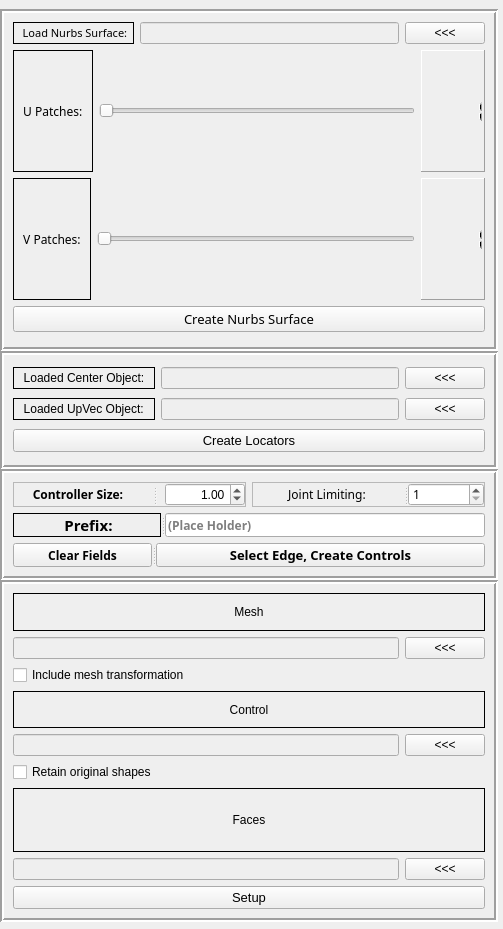
<?xml version="1.0" encoding="UTF-8"?>
<ui version="4.0">
 <class>Form</class>
 <widget class="QWidget" name="Form">
  <property name="geometry">
   <rect>
    <x>0</x>
    <y>0</y>
    <width>503</width>
    <height>929</height>
   </rect>
  </property>
  <property name="windowTitle">
   <string>Form</string>
  </property>
  <widget class="QFrame" name="nurbsFrameLayout">
   <property name="enabled">
    <bool>true</bool>
   </property>
   <property name="geometry">
    <rect>
     <x>0</x>
     <y>9</y>
     <width>498</width>
     <height>342</height>
    </rect>
   </property>
   <property name="sizePolicy">
    <sizepolicy hsizetype="Expanding" vsizetype="MinimumExpanding">
     <horstretch>0</horstretch>
     <verstretch>0</verstretch>
    </sizepolicy>
   </property>
   <property name="frameShape">
    <enum>QFrame::Box</enum>
   </property>
   <property name="frameShadow">
    <enum>QFrame::Sunken</enum>
   </property>
   <property name="lineWidth">
    <number>2</number>
   </property>
   <property name="midLineWidth">
    <number>0</number>
   </property>
   <layout class="QGridLayout" name="gridLayout_2">
    <item row="0" column="0">
     <layout class="QVBoxLayout" name="verticalLayout">
      <item>
       <layout class="QHBoxLayout" name="horizontalLayout_3">
        <item>
         <widget class="QLabel" name="label_2">
          <property name="font">
           <font>
            <family>Arial Black</family>
            <pointsize>8</pointsize>
            <weight>50</weight>
            <bold>false</bold>
           </font>
          </property>
          <property name="autoFillBackground">
           <bool>false</bool>
          </property>
          <property name="frameShape">
           <enum>QFrame::Box</enum>
          </property>
          <property name="text">
           <string>  Load Nurbs Surface: </string>
          </property>
         </widget>
        </item>
        <item>
         <widget class="QLineEdit" name="nurbsSurface_le">
          <property name="enabled">
           <bool>false</bool>
          </property>
         </widget>
        </item>
        <item>
         <widget class="QPushButton" name="nurbsSurface_btm">
          <property name="toolTip">
           <string>Select a nurbs surface to load in</string>
          </property>
          <property name="text">
           <string>&lt;&lt;&lt;</string>
          </property>
         </widget>
        </item>
       </layout>
      </item>
      <item>
       <layout class="QHBoxLayout" name="horizontalLayout">
        <item>
         <widget class="QLabel" name="label">
          <property name="font">
           <font>
            <family>Arial Black</family>
           </font>
          </property>
          <property name="frameShape">
           <enum>QFrame::Box</enum>
          </property>
          <property name="text">
           <string>  U Patches:  </string>
          </property>
         </widget>
        </item>
        <item>
         <widget class="QSlider" name="uPatch_hs">
          <property name="minimum">
           <number>1</number>
          </property>
          <property name="maximum">
           <number>20</number>
          </property>
          <property name="orientation">
           <enum>Qt::Horizontal</enum>
          </property>
          <property name="invertedAppearance">
           <bool>false</bool>
          </property>
          <property name="invertedControls">
           <bool>false</bool>
          </property>
         </widget>
        </item>
        <item>
         <widget class="QLCDNumber" name="uPatch_lcd">
          <property name="sizePolicy">
           <sizepolicy hsizetype="Preferred" vsizetype="Preferred">
            <horstretch>0</horstretch>
            <verstretch>0</verstretch>
           </sizepolicy>
          </property>
          <property name="font">
           <font>
            <family>Arial Black</family>
            <weight>75</weight>
            <bold>true</bold>
           </font>
          </property>
          <property name="frameShape">
           <enum>QFrame::Panel</enum>
          </property>
          <property name="frameShadow">
           <enum>QFrame::Raised</enum>
          </property>
          <property name="lineWidth">
           <number>1</number>
          </property>
          <property name="smallDecimalPoint">
           <bool>false</bool>
          </property>
          <property name="mode">
           <enum>QLCDNumber::Dec</enum>
          </property>
          <property name="segmentStyle">
           <enum>QLCDNumber::Filled</enum>
          </property>
          <property name="intValue" stdset="0">
           <number>1</number>
          </property>
         </widget>
        </item>
       </layout>
      </item>
      <item>
       <layout class="QHBoxLayout" name="horizontalLayout_2">
        <item>
         <widget class="QLabel" name="label_3">
          <property name="font">
           <font>
            <family>Arial Black</family>
            <weight>50</weight>
            <bold>false</bold>
           </font>
          </property>
          <property name="frameShape">
           <enum>QFrame::Box</enum>
          </property>
          <property name="text">
           <string>  V Patches:  </string>
          </property>
         </widget>
        </item>
        <item>
         <widget class="QSlider" name="vPatch_hs">
          <property name="minimum">
           <number>1</number>
          </property>
          <property name="maximum">
           <number>20</number>
          </property>
          <property name="orientation">
           <enum>Qt::Horizontal</enum>
          </property>
         </widget>
        </item>
        <item>
         <widget class="QLCDNumber" name="vPatch_lcd">
          <property name="sizePolicy">
           <sizepolicy hsizetype="Preferred" vsizetype="Preferred">
            <horstretch>0</horstretch>
            <verstretch>0</verstretch>
           </sizepolicy>
          </property>
          <property name="font">
           <font>
            <family>Arial Black</family>
            <weight>75</weight>
            <bold>true</bold>
           </font>
          </property>
          <property name="layoutDirection">
           <enum>Qt::LeftToRight</enum>
          </property>
          <property name="autoFillBackground">
           <bool>false</bool>
          </property>
          <property name="frameShape">
           <enum>QFrame::Panel</enum>
          </property>
          <property name="frameShadow">
           <enum>QFrame::Raised</enum>
          </property>
          <property name="lineWidth">
           <number>1</number>
          </property>
          <property name="intValue" stdset="0">
           <number>1</number>
          </property>
         </widget>
        </item>
       </layout>
      </item>
     </layout>
    </item>
    <item row="2" column="0">
     <widget class="QSplitter" name="splitter">
      <property name="sizePolicy">
       <sizepolicy hsizetype="Expanding" vsizetype="Fixed">
        <horstretch>0</horstretch>
        <verstretch>30</verstretch>
       </sizepolicy>
      </property>
      <property name="frameShape">
       <enum>QFrame::Box</enum>
      </property>
      <property name="lineWidth">
       <number>1</number>
      </property>
      <property name="orientation">
       <enum>Qt::Horizontal</enum>
      </property>
      <property name="opaqueResize">
       <bool>true</bool>
      </property>
      <property name="handleWidth">
       <number>5</number>
      </property>
     </widget>
    </item>
    <item row="1" column="0">
     <widget class="QPushButton" name="createNurbsSurface_btm">
      <property name="sizePolicy">
       <sizepolicy hsizetype="Expanding" vsizetype="Fixed">
        <horstretch>30</horstretch>
        <verstretch>20</verstretch>
       </sizepolicy>
      </property>
      <property name="sizeIncrement">
       <size>
        <width>0</width>
        <height>0</height>
       </size>
      </property>
      <property name="baseSize">
       <size>
        <width>0</width>
        <height>0</height>
       </size>
      </property>
      <property name="font">
       <font>
        <family>Arial Black</family>
        <pointsize>10</pointsize>
       </font>
      </property>
      <property name="text">
       <string>Create Nurbs Surface</string>
      </property>
      <property name="checkable">
       <bool>false</bool>
      </property>
     </widget>
    </item>
   </layout>
  </widget>
  <widget class="QFrame" name="miscFrameLayout">
   <property name="geometry">
    <rect>
     <x>0</x>
     <y>469</y>
     <width>498</width>
     <height>111</height>
    </rect>
   </property>
   <property name="sizePolicy">
    <sizepolicy hsizetype="Preferred" vsizetype="Maximum">
     <horstretch>0</horstretch>
     <verstretch>20</verstretch>
    </sizepolicy>
   </property>
   <property name="frameShape">
    <enum>QFrame::Box</enum>
   </property>
   <property name="frameShadow">
    <enum>QFrame::Sunken</enum>
   </property>
   <property name="lineWidth">
    <number>2</number>
   </property>
   <layout class="QGridLayout" name="gridLayout_4">
    <item row="0" column="0">
     <widget class="QSplitter" name="splitter_2">
      <property name="frameShape">
       <enum>QFrame::StyledPanel</enum>
      </property>
      <property name="frameShadow">
       <enum>QFrame::Sunken</enum>
      </property>
      <property name="orientation">
       <enum>Qt::Horizontal</enum>
      </property>
      <property name="handleWidth">
       <number>20</number>
      </property>
      <widget class="QLabel" name="label_6">
       <property name="font">
        <font>
         <family>Arial Black</family>
        </font>
       </property>
       <property name="text">
        <string>&lt;html&gt;&lt;head/&gt;&lt;body&gt;&lt;p align=&quot;center&quot;&gt;&lt;span style=&quot; font-weight:600;&quot;&gt;Controller Size: &lt;/span&gt;&lt;/p&gt;&lt;/body&gt;&lt;/html&gt;</string>
       </property>
      </widget>
      <widget class="QDoubleSpinBox" name="ctrlSize_dpb">
       <property name="autoFillBackground">
        <bool>false</bool>
       </property>
       <property name="alignment">
        <set>Qt::AlignRight|Qt::AlignTrailing|Qt::AlignVCenter</set>
       </property>
       <property name="readOnly">
        <bool>false</bool>
       </property>
       <property name="value">
        <double>1.000000000000000</double>
       </property>
      </widget>
     </widget>
    </item>
    <item row="0" column="1">
     <widget class="QSplitter" name="splitter_3">
      <property name="font">
       <font>
        <family>Museo Sans 100</family>
       </font>
      </property>
      <property name="frameShape">
       <enum>QFrame::StyledPanel</enum>
      </property>
      <property name="frameShadow">
       <enum>QFrame::Sunken</enum>
      </property>
      <property name="orientation">
       <enum>Qt::Horizontal</enum>
      </property>
      <widget class="QLabel" name="label_7">
       <property name="font">
        <font>
         <family>Arial Black</family>
        </font>
       </property>
       <property name="text">
        <string>&lt;html&gt;&lt;head/&gt;&lt;body&gt;&lt;p align=&quot;center&quot;&gt;  Joint Limiting:  &lt;/p&gt;&lt;/body&gt;&lt;/html&gt;</string>
       </property>
      </widget>
      <widget class="QSpinBox" name="jointLimiting_sb">
       <property name="minimum">
        <number>1</number>
       </property>
       <property name="maximum">
        <number>10</number>
       </property>
      </widget>
     </widget>
    </item>
    <item row="1" column="0" colspan="2">
     <widget class="QSplitter" name="splitter_4">
      <property name="orientation">
       <enum>Qt::Horizontal</enum>
      </property>
      <widget class="QLabel" name="label_8">
       <property name="font">
        <font>
         <family>Arial Black</family>
         <weight>75</weight>
         <bold>true</bold>
        </font>
       </property>
       <property name="frameShape">
        <enum>QFrame::Box</enum>
       </property>
       <property name="text">
        <string>&lt;html&gt;&lt;head/&gt;&lt;body&gt;&lt;p align=&quot;center&quot;&gt;&lt;span style=&quot; font-size:11pt;&quot;&gt;Prefix:&lt;/span&gt;&lt;/p&gt;&lt;/body&gt;&lt;/html&gt;</string>
       </property>
      </widget>
      <widget class="QLineEdit" name="prefix_le">
       <property name="font">
        <font>
         <family>Arial Black</family>
         <weight>75</weight>
         <bold>true</bold>
        </font>
       </property>
       <property name="statusTip">
        <string/>
       </property>
       <property name="text">
        <string/>
       </property>
       <property name="placeholderText">
        <string>(Place Holder)</string>
       </property>
      </widget>
     </widget>
    </item>
    <item row="2" column="0" colspan="2">
     <widget class="QSplitter" name="splitter_5">
      <property name="orientation">
       <enum>Qt::Horizontal</enum>
      </property>
      <widget class="QPushButton" name="clearFields_btm">
       <property name="font">
        <font>
         <family>Arial Black</family>
         <weight>75</weight>
         <bold>true</bold>
        </font>
       </property>
       <property name="text">
        <string>Clear Fields</string>
       </property>
      </widget>
      <widget class="QPushButton" name="createCtrl_btm">
       <property name="font">
        <font>
         <family>Arial Black</family>
         <pointsize>10</pointsize>
         <weight>75</weight>
         <bold>true</bold>
        </font>
       </property>
       <property name="toolTip">
        <string>Select a preferred edge and script will create controls, joints along preferred edge</string>
       </property>
       <property name="text">
        <string>Select Edge, Create Controls</string>
       </property>
      </widget>
     </widget>
    </item>
   </layout>
  </widget>
  <widget class="QFrame" name="frame">
   <property name="geometry">
    <rect>
     <x>0</x>
     <y>580</y>
     <width>498</width>
     <height>342</height>
    </rect>
   </property>
   <property name="sizePolicy">
    <sizepolicy hsizetype="Expanding" vsizetype="Expanding">
     <horstretch>0</horstretch>
     <verstretch>0</verstretch>
    </sizepolicy>
   </property>
   <property name="frameShape">
    <enum>QFrame::Box</enum>
   </property>
   <property name="frameShadow">
    <enum>QFrame::Sunken</enum>
   </property>
   <property name="lineWidth">
    <number>2</number>
   </property>
   <layout class="QGridLayout" name="gridLayout_5">
    <item row="0" column="0">
     <layout class="QVBoxLayout" name="verticalLayout_5">
      <item>
       <layout class="QVBoxLayout" name="verticalLayout_2">
        <item>
         <widget class="QLabel" name="label_9">
          <property name="frameShape">
           <enum>QFrame::Box</enum>
          </property>
          <property name="frameShadow">
           <enum>QFrame::Plain</enum>
          </property>
          <property name="text">
           <string>Mesh</string>
          </property>
          <property name="alignment">
           <set>Qt::AlignCenter</set>
          </property>
         </widget>
        </item>
        <item>
         <layout class="QHBoxLayout" name="horizontalLayout_4">
          <item>
           <widget class="QLineEdit" name="mech_le">
            <property name="enabled">
             <bool>false</bool>
            </property>
           </widget>
          </item>
          <item>
           <widget class="QPushButton" name="mesh_btm">
            <property name="toolTip">
             <string>Select the original mesh you wish the control to deform from</string>
            </property>
            <property name="text">
             <string>&lt;&lt;&lt;</string>
            </property>
           </widget>
          </item>
         </layout>
        </item>
        <item>
         <widget class="QCheckBox" name="includeMeshTrans_cb">
          <property name="text">
           <string>Include mesh transformation</string>
          </property>
         </widget>
        </item>
       </layout>
      </item>
      <item>
       <layout class="QVBoxLayout" name="verticalLayout_3">
        <item>
         <widget class="QLabel" name="label_10">
          <property name="frameShape">
           <enum>QFrame::Box</enum>
          </property>
          <property name="frameShadow">
           <enum>QFrame::Plain</enum>
          </property>
          <property name="text">
           <string>Control</string>
          </property>
          <property name="alignment">
           <set>Qt::AlignCenter</set>
          </property>
         </widget>
        </item>
        <item>
         <layout class="QHBoxLayout" name="horizontalLayout_7">
          <item>
           <widget class="QLineEdit" name="ctrl_le">
            <property name="enabled">
             <bool>false</bool>
            </property>
           </widget>
          </item>
          <item>
           <widget class="QPushButton" name="ctrl_btm">
            <property name="toolTip">
             <string>Selects a control for transforms</string>
            </property>
            <property name="text">
             <string>&lt;&lt;&lt;</string>
            </property>
           </widget>
          </item>
         </layout>
        </item>
        <item>
         <widget class="QCheckBox" name="retainOG_cb">
          <property name="text">
           <string>Retain original shapes</string>
          </property>
         </widget>
        </item>
       </layout>
      </item>
      <item>
       <layout class="QVBoxLayout" name="verticalLayout_4">
        <item>
         <widget class="QLabel" name="label_11">
          <property name="frameShape">
           <enum>QFrame::Box</enum>
          </property>
          <property name="frameShadow">
           <enum>QFrame::Plain</enum>
          </property>
          <property name="text">
           <string>Faces</string>
          </property>
          <property name="alignment">
           <set>Qt::AlignCenter</set>
          </property>
         </widget>
        </item>
        <item>
         <layout class="QHBoxLayout" name="horizontalLayout_8">
          <item>
           <widget class="QLineEdit" name="faces_le">
            <property name="enabled">
             <bool>false</bool>
            </property>
           </widget>
          </item>
          <item>
           <widget class="QPushButton" name="faces_btm">
            <property name="toolTip">
             <string>Faces which new control mesh will be controlled from</string>
            </property>
            <property name="text">
             <string>&lt;&lt;&lt;</string>
            </property>
           </widget>
          </item>
         </layout>
        </item>
       </layout>
      </item>
      <item>
       <widget class="QPushButton" name="setup_btm">
        <property name="font">
         <font>
          <pointsize>10</pointsize>
         </font>
        </property>
        <property name="text">
         <string>Setup</string>
        </property>
       </widget>
      </item>
     </layout>
    </item>
   </layout>
  </widget>
  <widget class="QFrame" name="locFramLayout">
   <property name="geometry">
    <rect>
     <x>0</x>
     <y>351</y>
     <width>498</width>
     <height>118</height>
    </rect>
   </property>
   <property name="sizePolicy">
    <sizepolicy hsizetype="Preferred" vsizetype="Fixed">
     <horstretch>0</horstretch>
     <verstretch>0</verstretch>
    </sizepolicy>
   </property>
   <property name="frameShape">
    <enum>QFrame::Box</enum>
   </property>
   <property name="frameShadow">
    <enum>QFrame::Sunken</enum>
   </property>
   <property name="lineWidth">
    <number>2</number>
   </property>
   <layout class="QGridLayout" name="gridLayout_3">
    <item row="0" column="0">
     <layout class="QHBoxLayout" name="horizontalLayout_5">
      <item>
       <widget class="QLabel" name="label_4">
        <property name="frameShape">
         <enum>QFrame::Box</enum>
        </property>
        <property name="text">
         <string>  Loaded Center Object:  </string>
        </property>
       </widget>
      </item>
      <item>
       <widget class="QLineEdit" name="centerLoc_le">
        <property name="enabled">
         <bool>false</bool>
        </property>
        <property name="frame">
         <bool>true</bool>
        </property>
       </widget>
      </item>
      <item>
       <widget class="QPushButton" name="centerLoc_btm">
        <property name="toolTip">
         <string>Load Center Locator</string>
        </property>
        <property name="text">
         <string>&lt;&lt;&lt;</string>
        </property>
       </widget>
      </item>
     </layout>
    </item>
    <item row="1" column="0">
     <layout class="QHBoxLayout" name="horizontalLayout_6">
      <item>
       <widget class="QLabel" name="label_5">
        <property name="frameShape">
         <enum>QFrame::Box</enum>
        </property>
        <property name="text">
         <string>  Loaded UpVec Object:  </string>
        </property>
       </widget>
      </item>
      <item>
       <widget class="QLineEdit" name="upVecLoc_le">
        <property name="enabled">
         <bool>false</bool>
        </property>
       </widget>
      </item>
      <item>
       <widget class="QPushButton" name="upVecLoc_btm">
        <property name="toolTip">
         <string>Loads Up Vector </string>
        </property>
        <property name="text">
         <string>&lt;&lt;&lt;</string>
        </property>
       </widget>
      </item>
     </layout>
    </item>
    <item row="2" column="0">
     <widget class="QPushButton" name="createLoc_btm">
      <property name="sizePolicy">
       <sizepolicy hsizetype="Expanding" vsizetype="Fixed">
        <horstretch>0</horstretch>
        <verstretch>0</verstretch>
       </sizepolicy>
      </property>
      <property name="font">
       <font>
        <pointsize>10</pointsize>
       </font>
      </property>
      <property name="toolTip">
       <string>Create a up vector and center locator to be used.</string>
      </property>
      <property name="text">
       <string>Create Locators</string>
      </property>
     </widget>
    </item>
   </layout>
  </widget>
 </widget>
 <resources/>
 <connections/>
</ui>
